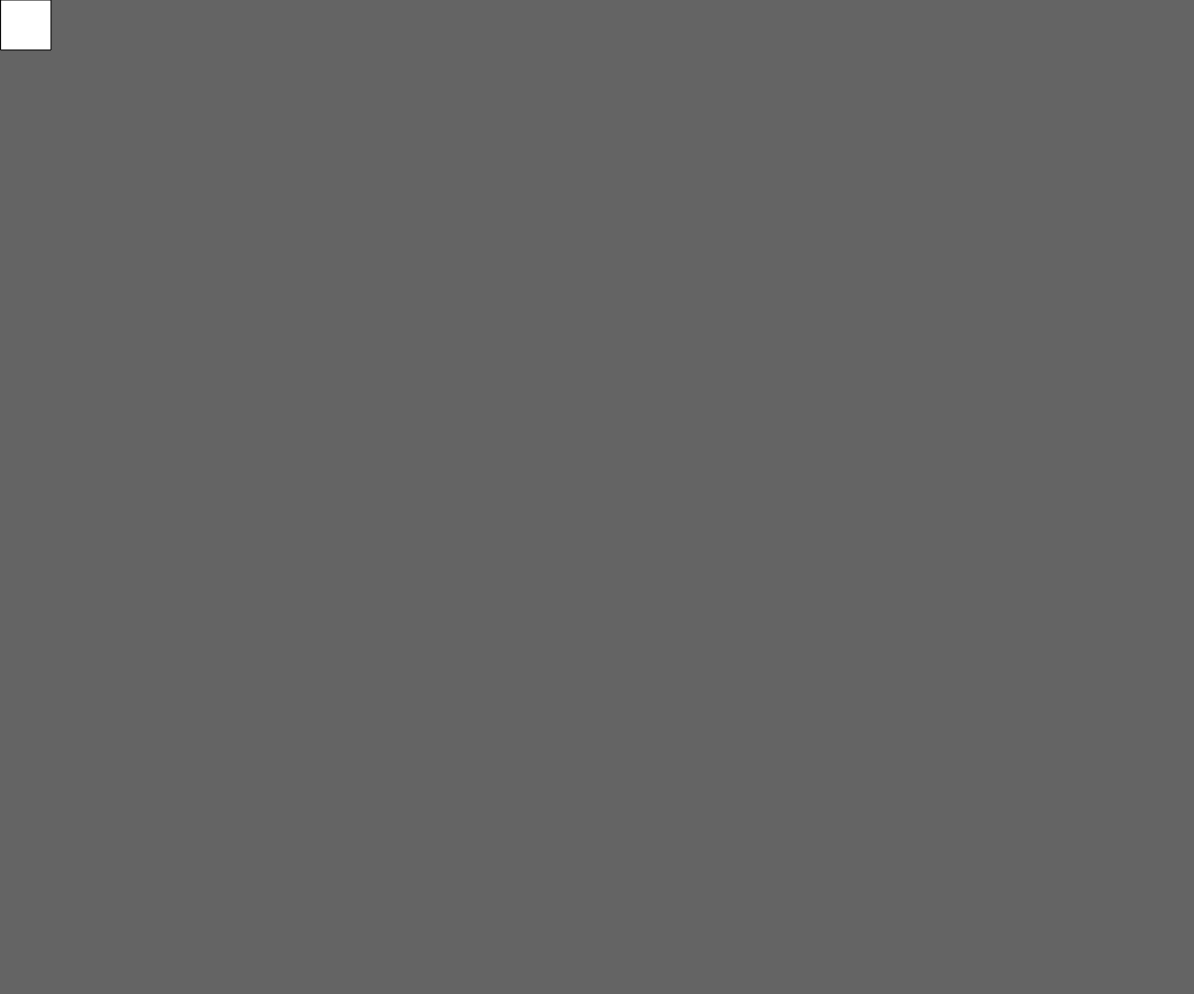
Frame 1 (no input)
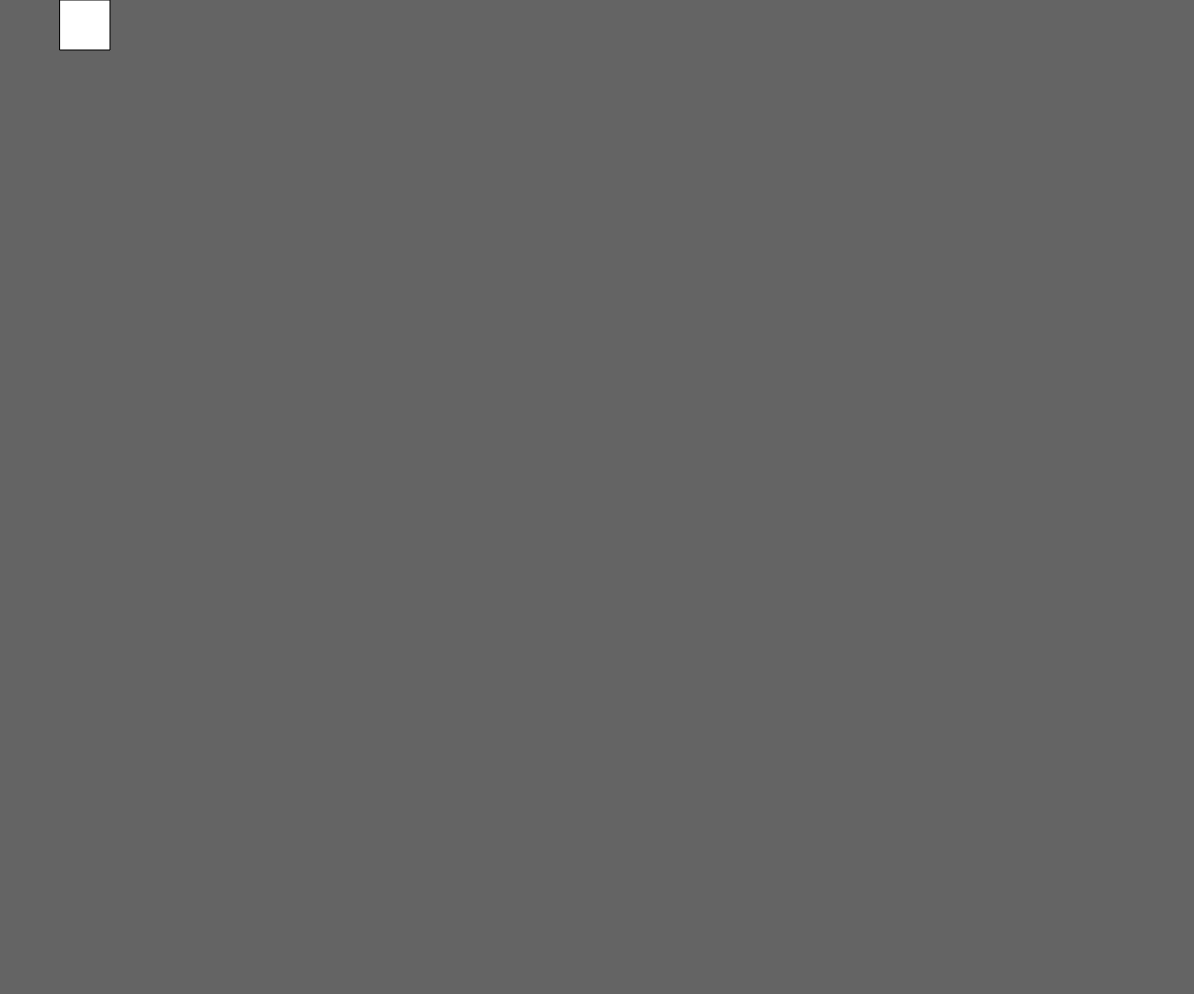
Frame 60 (no input)
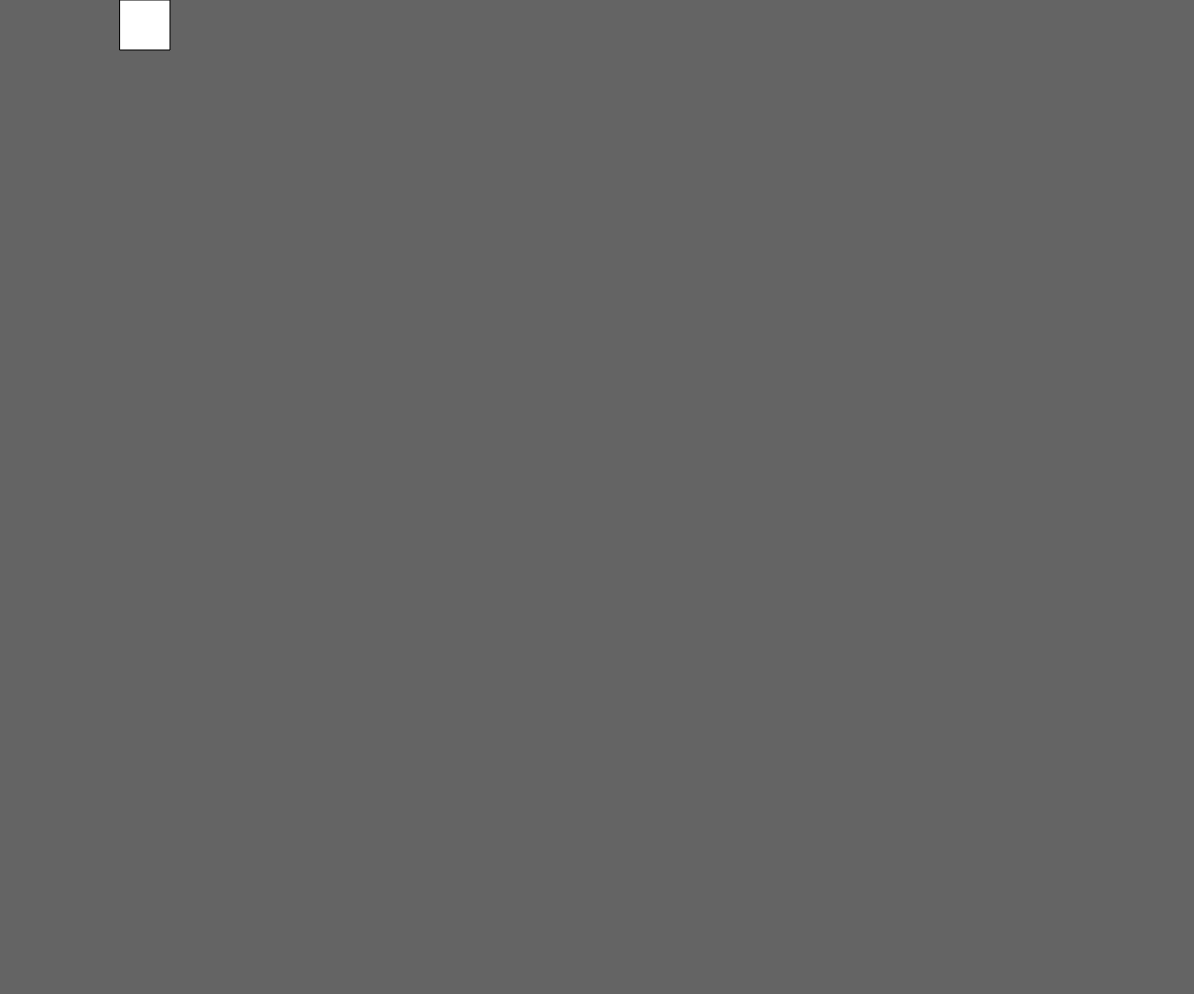
Frame 120 (the mouse pressed at the canvas centre since frame 60)

The p5.js sketch that drew these frames (run headless with seeded random() and noise() and a simulated clock; from frame 60 on, the mouse is pressed at the canvas centre):

// p5.js sketch
// ── sketch.js
let x = 0;
let y = 0;
let direction = 1;

function setup() {
    // setting up the sketch before to start drawing
    createCanvas(innerWidth-6, innerHeight-6); // or (innerWidth, innerHeight) [full screen]
    background(100)  
}

function draw() {
    background(100); // clear the canvas
    x = x + 1 * direction;
    // console.log(x);
    // rotate(PI/3);
    rect(x , y, 50, 50);
    if(x > 400){
        // reset to zero
        // x = 0;
        // change direction
        direction = -1;
    }
    if(x <= 0){
        direction = 1;
    }
    // let newX = 100 + sin(x * 0.01) * 100;
    // rect(newX, 100, 50, 50);
}

/* VERY IMPORTANT FEATURE TO RESIZE THE CANVAS*/

function windowResized() {
    resizeCanvas(innerWidth-6, innerHeight-6);
}
